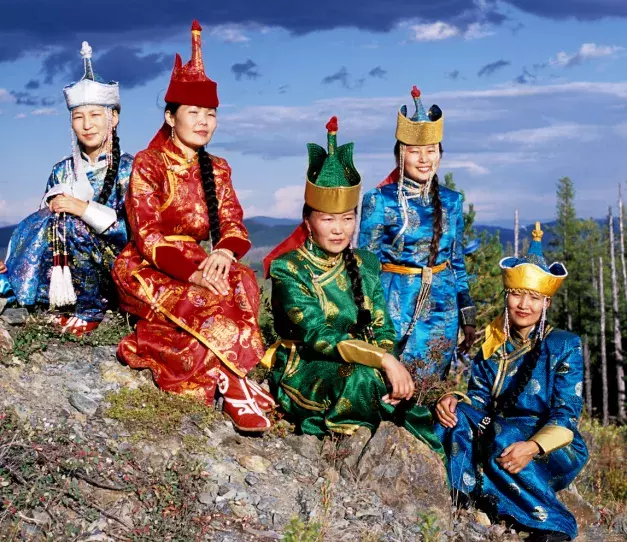
#> input picture pictures/original.png, 627 x 542 px
$ python image_criptography.py
#> lines starting #> are read from the running program, lines starting #| are printed output that depends on the picture
from PIL import Image, ImageChops, ImageDraw
import random
import os


def generate_random_key(width, height) -> Image:
    image = Image.new("RGB", (width, height), "white")
    draw = ImageDraw.Draw(image)

    for _ in range(width * height):
        draw.point((random.randint(0, width), random.randint(0, height)), fill="black")

    image.save(os.path.join("pictures", "key.png"))
    return image.convert("1")


def encrypt(original: Image, key: Image) -> Image:
    encrypted = ImageChops.logical_xor(original, key)
    encrypted.save(os.path.join("pictures", "encrypted.png"))
    return encrypted


def decrypt(encrypted: Image, key: Image) -> Image:
    decrypted = ImageChops.logical_xor(encrypted, key)
    decrypted.save(os.path.join("pictures", "decrypted.png"))
    return decrypted


if __name__ == "__main__":
    original = Image.open(os.path.join("pictures", "original.png")).convert("1")
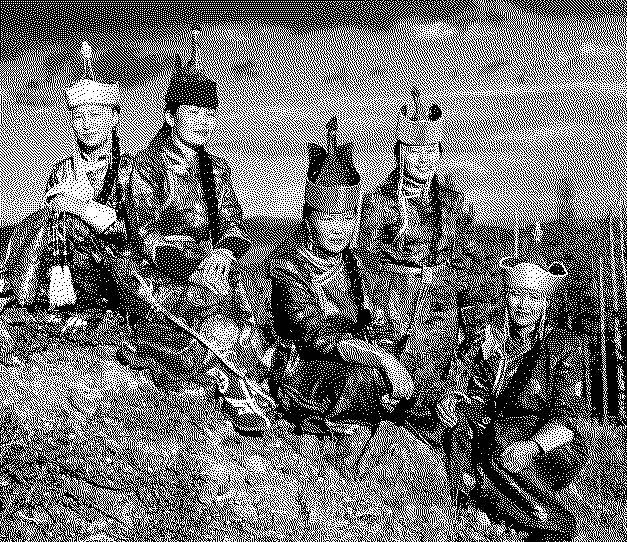
#> original: PIL image 627x542 1; 44.8% white in thin lines or dots
    key = generate_random_key(original.width, original.height)
#> in generate_random_key, `image = Image.new("RGB", (width, height), "white")`: image: PIL image 627x542 RGB; every value is 255
#> in generate_random_key, `image.save(os.path.join("pictures", "key.png"))`:
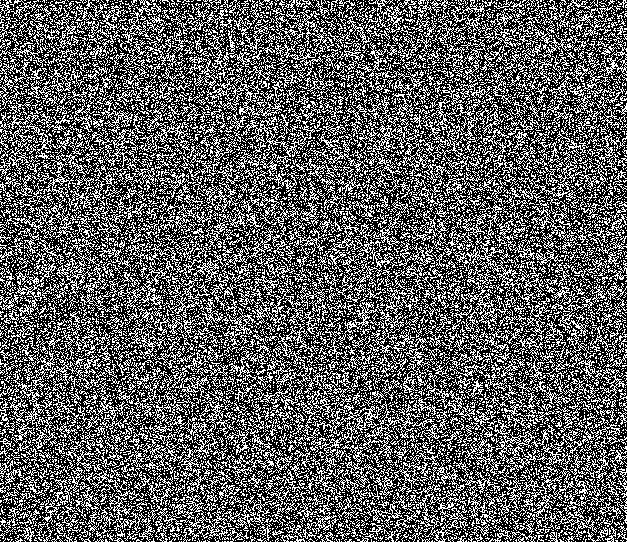
#> saved as key.png: PIL image 627x542 RGB; 36.9% white in thin lines or dots
#> in generate_random_key, `return image.convert("1")`: returned value: PIL image 627x542 1; 36.9% white in thin lines or dots
    encrypted = encrypt(original, key)
#> in encrypt, `encrypted = ImageChops.logical_xor(original, key)`:
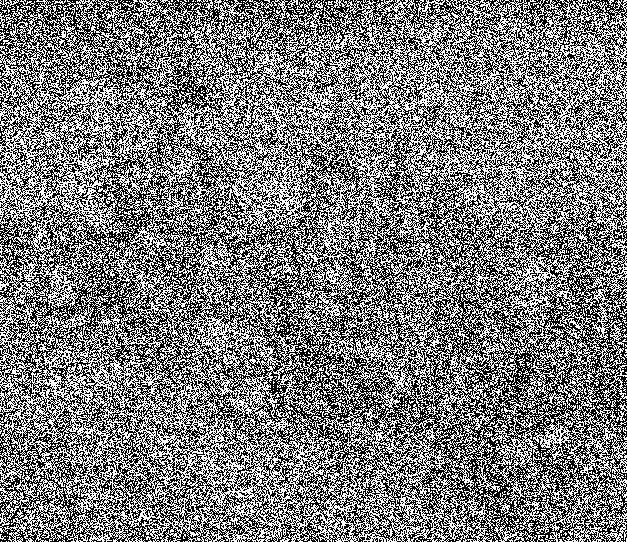
#> encrypted: PIL image 627x542 1; 48.6% white in thin lines or dots
    decrypted = decrypt(encrypted, key)
